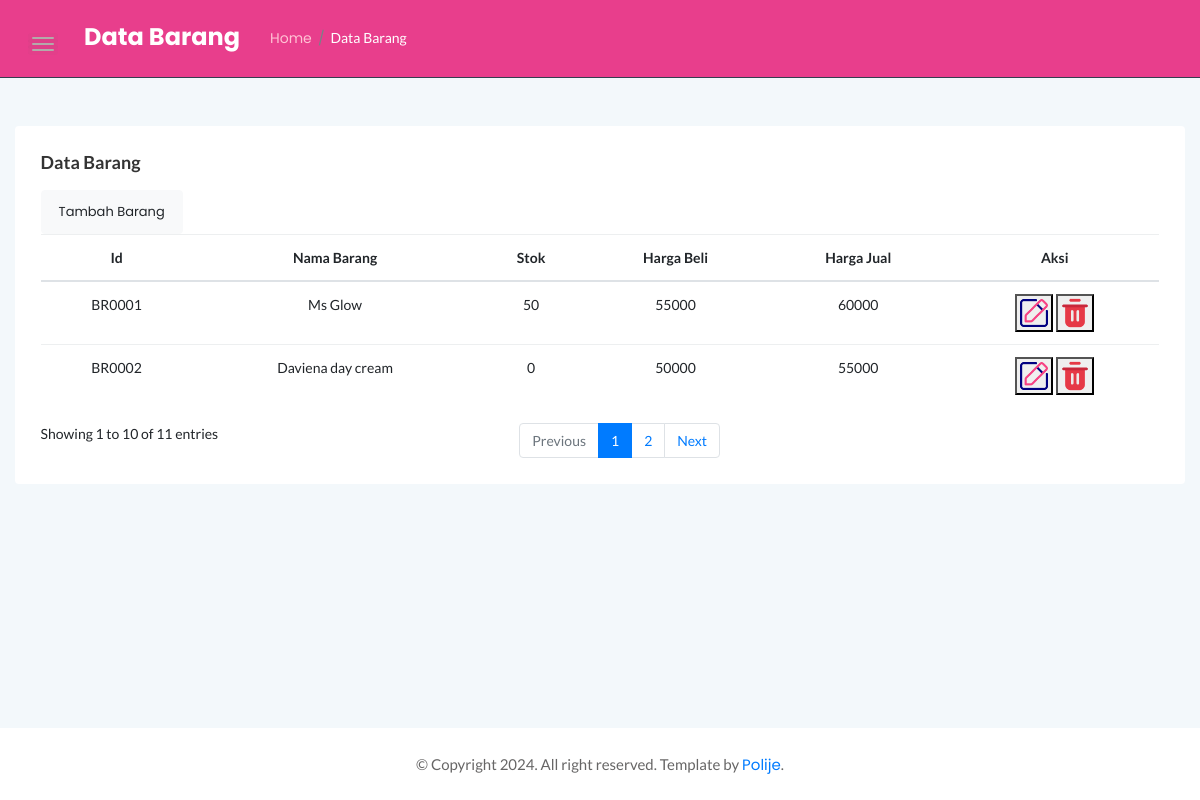
The page /data_barang.php on the database its author committed.
### tables this page shows
CREATE TABLE `data_barang` (
  `id_barang` varchar(6) NOT NULL,
  `nama_barang` varchar(20) NOT NULL,
  `stok` int(3) NOT NULL,
  `harga_beli` int(6) NOT NULL,
  `harga_jual` int(6) NOT NULL
);

### data_barang.php (the view, shortened to what this page needs)
<?php
include 'koneksi.php';
$hasil = mysqli_query($koneksi, "SELECT * FROM `data_barang`");
?>
<!DOCTYPE html>
<html class="no-js" lang="en">
<head>
    <link rel="stylesheet" href="assets/css/bootstrap.min.css">
    <link rel="stylesheet" href="assets/css/font-awesome.min.css">
    <link rel="stylesheet" href="assets/css/themify-icons.css">
    <link rel="stylesheet" href="assets/css/metisMenu.css">
    <link rel="stylesheet" href="assets/css/owl.carousel.min.css">
    <link rel="stylesheet" href="assets/css/slicknav.min.css">
    <link rel="stylesheet" href="https://www.amcharts.com/lib/3/plugins/export/export.css" type="text/css" media="all" />
    <link rel="stylesheet" href="assets/css/typography.css">
    <link rel="stylesheet" href="assets/css/default-css.css">
    <link rel="stylesheet" href="assets/css/styles.css">
    <link rel="stylesheet" href="assets/css/responsive.css">
</head>
<body>
    <div class="page-container">
        <div class="main-content">
            <div class="header-area">
                <div class="row align-items-center">
                    <div class="col-md-6 col-sm-8 clearfix">
                        <div class="nav-btn pull-left">
                            <span></span>
                            <span></span>
                            <span></span>
                        </div>
                        <div class="breadcrumbs-area clearfix">
                            <h4 class="page-title pull-left">Data Barang</h4>
                            <ul class="breadcrumbs pull-left">
                                <li><a href="index.php">Home</a></li>
                                <li><span>Data Barang</span></li>
                            </ul>
                        </div>
                    </div>
                </div>
            </div>
            <div class="main-content-inner">
                <div class="row">
<div class="col-12 mt-5">
    <div class="card">
        <div class="card-body">
            <h4 class="header-title">Data Barang</h4>
            <a href="tambah_barang.php" class="btn btn-light">Tambah Barang</a>
                    <table id="dataTable2" class="table text-center">
                        <thead class="text-capitalize">
                            <tr>
                                <th>Id</th>
                                <th>Nama Barang</th>
                                <th>Stok</th>
                                <th>Harga Beli</th>
                                <th>Harga Jual</th>
                                <th>Aksi</th>
                            </tr>
                        </thead>
                        <tbody>
                        <?php
    while($data = mysqli_fetch_array($hasil)) {
        echo "<tr>";
        echo "<td>".$data['id_barang']."</td>";
        echo "<td>".$data['nama_barang']."</td>";
        echo "<td>".$data['stok']."</td>";
        echo "<td>".$data['harga_beli']."</td>";
        echo "<td>".$data['harga_jual']."</td>";
        echo "<td>
        <button><a href='edit_barang.php?id_barang=$data[id_barang]' ><img src='assets/images/icon/edit.png' width='34' height='34'></a> </button>
        <button><a href='hapus_barang.php?id_barang=$data[id_barang]' ><img src='assets/images/icon/hapus.png' width='34' height='34'></a> </button>
            </td>";
        echo "</tr>";
            }
            ?>
                        </tbody>
                    </table>
                    <div class="row">
                        <div class="col-sm-12 col-md-5">
                            <div class="dataTables_info" id="dataTable2_info" role="status" aria-live="polite">Showing 1 to 10 of 11 entries</div>
                        </div>
                            <div class="col-sm-12 col-md-7">
                                <div class="dataTables_paginate paging_simple_numbers" id="dataTable2_paginate">
                                    <ul class="pagination">
                                        <li class="paginate_button page-item previous disabled" id="dataTable2_previous">
                                            <a href="#" aria-controls="dataTable2" data-dt-idx="0" tabindex="0" class="page-link">Previous</a>
                                        </li>
                                        <li class="paginate_button page-item active">
                                            <a href="#" aria-controls="dataTable2" data-dt-idx="1" tabindex="0" class="page-link">1</a>
                                        </li>
                                        <li class="paginate_button page-item ">
                                            <a href="#" aria-controls="dataTable2" data-dt-idx="2" tabindex="0" class="page-link">2</a>
                                        </li>
                                        <li class="paginate_button page-item next" id="dataTable2_next">
                                            <a href="#" aria-controls="dataTable2" data-dt-idx="3" tabindex="0" class="page-link">Next</a>
                                        </li>
                                    </ul>
                                </div>
                            </div>
                        </div>
                </div>
            </div>
        </div>
    </div>
                    </div>
        </div>
        <footer>
            <div class="footer-area">
                <p>© Copyright 2024. All right reserved. Template by <a href="https://colorlib.com/wp/">Polije</a>.
                </p>
            </div>
        </footer>
</body>
</html>

### assets/css/styles.css (style rules this page uses)
.page-container { width: 100%; height: 100%; min-height: 100vh; padding-left: 280px; -webkit-transition: padding-left 0.3s ease 0s; transition: padding-left 0.3s ease 0s; }
.sbar_collapsed.page-container { padding-left: 0; }
.card { border: none; border-radius: 4px; background-color: #fff; -webkit-transition: all 0.3s ease 0s; transition: all 0.3s ease 0s; }
.card-body { padding: 25.6px; padding: 1.6rem; }
.main-content { width: 100%; background: #F3F8FB; }
.main-content-inner { padding: 0 30px 50px; }
.header-area { padding: 22.5px 32px 22.5px; background: #e83e8c; border-bottom: 1px solid #343e50; }
.nav-btn { margin: 10px 30px 0 0; cursor: pointer; }
.nav-btn span { display: block; width: 22px; height: 2px; background: #FFC2D4; margin: 4px 0; border-radius: 15px; -webkit-transition: all 0.3s ease 0s; transition: all 0.3s ease 0s; box-shadow: 0 0 0 4px rgba(99, 96, 96, 0.03); }
.nav-btn span:nth-child(2) { opacity: 0; }
.nav-btn span:first-child { -webkit-transform: rotate(45deg)translate(5px, 5px); transform: rotate(45deg)translate(5px, 5px); }
.nav-btn span:last-child { -webkit-transform: rotate(-45deg)translate(3px, -3px); transform: rotate(-45deg)translate(3px, -3px); }
.sbar_collapsed .nav-btn span { transform: none; opacity: 1; }
.page-title { font-size: 24px; font-weight: bold; font-style: normal; color: #ffffff; text-align: center; letter-spacing: 0; margin-right: 30px; }
ul.breadcrumbs { margin-top: 4px; }
.breadcrumbs li { display: inline-block; }
.breadcrumbs li a, .breadcrumbs li span { display: block; font-size: 14px; font-weight: 400; color: #FFC2D4; letter-spacing: 0; margin-right: 16px; position: relative; }
.breadcrumbs li a:before { content: '/'; color: #768387; position: absolute; right: -13px; top: 0; }
.breadcrumbs li span { margin-right: 0; color: #ffffff; text-transform: capitalize; }
.header-title { font-family: 'Lato', sans-serif; font-size: 18px; font-weight: 600; letter-spacing: 0; color: #333; text-transform: capitalize; margin-bottom: 17px; }
.footer-area { text-align: center; padding: 23px 0 19px; background: #fff; }
.footer-area p { color: #676666; margin-bottom: 0; }
.btn { padding: 11px 17px; font-size: 13px; letter-spacing: 0; }
.pagination li a { font-family: 'lato', sans-serif; }
table tr th { border-bottom: none; }
table tr th, table tr td { border-top: 1px solid rgba(120, 130, 140, 0.13) !important; }

### rows shown on the page
data_barang: id_barang "BR0001", nama_barang "Ms Glow", stok "50", harga_beli "55000", harga_jual "60000"
data_barang: id_barang "BR0002", nama_barang "Daviena day cream", stok "0", harga_beli "50000", harga_jual "55000"
